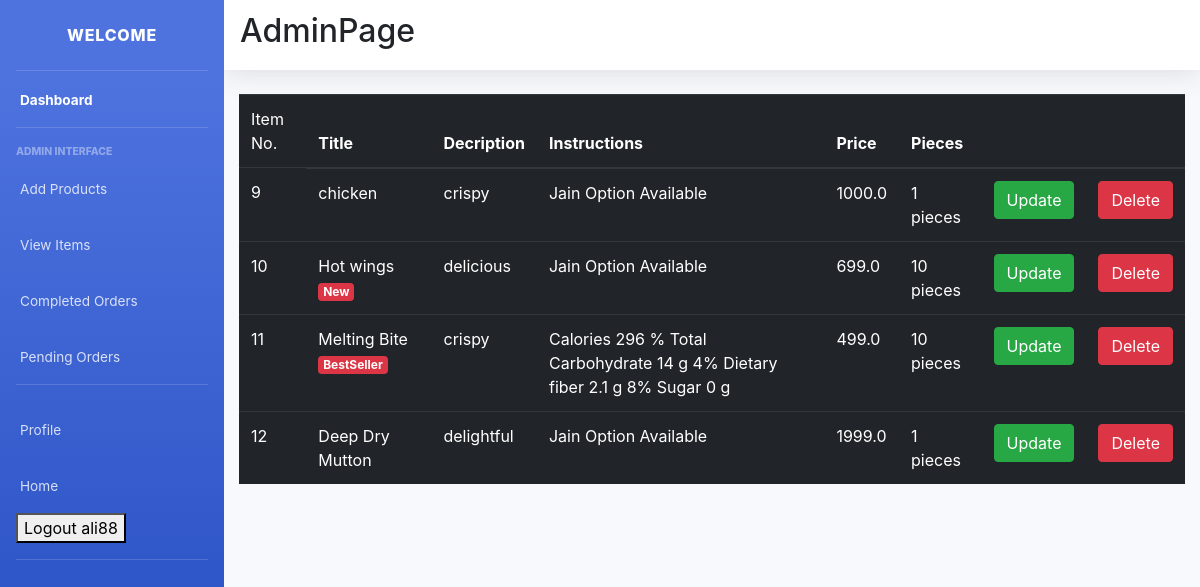
Screenshot of /item_list/ (signed in) with the database file from the repository.
### main/models.py (models this page shows, shortened)
class Item(models.Model):
    LABELS = (
        ('BestSeller', 'BestSeller'),
        ('New', 'New'),
        ('Spicy🔥', 'Spicy🔥'),
    )
    LABEL_COLOUR = (
        ('danger', 'danger'),
        ('success', 'success'),
        ('primary', 'primary'),
        ('info', 'info')
    )
    title = models.CharField(max_length=150)
    description = models.CharField(max_length=250,blank=True)
    price = models.FloatField()
    pieces = models.IntegerField(default=6)
    instructions = models.CharField(max_length=250,default="Jain Option Available")
    image = models.ImageField(default='default.png', upload_to='images/')
    labels = models.CharField(max_length=25, choices=LABELS, blank=True)
    label_colour = models.CharField(max_length=15, choices=LABEL_COLOUR, blank=True)
    slug = models.SlugField(default="sushi_name")
    created_by = models.ForeignKey(User, on_delete=models.CASCADE)

### main/decorators.py (the view)
    def wrapper_func(request, *args, **kwargs):
        group = Group.objects.get(user = request.user)
        if group.name == 'admin_owner':
            return view_func(request, *args, **kwargs)
        else:
            return redirect('/')

### main/views.py (called while the page is built)
@login_required(login_url='/accounts/login/')
@admin_required
def item_list(request):
    items = Item.objects.filter(created_by=request.user)
    context = {
        'items':items
    }
    return render(request, 'main/item_list.html', context)

### main/templates/main/item_list.html
{% extends "main/layout2.html" %}
{% block content %}
<div class="cart">
    <div class="row">
        <div class="col-sm-12">
            {% if items %}
            <div class="table-responsive">
                <table class="table table-dark">
                    <thead>
                    <tr>
                        <td scope="col">Item No.</td>
                        <th scope="col">Title</th>
                        <th scope="col">Decription</th>
                        <th scope="col">Instructions</th>
                        <th scope="col">Price</th>
                        <th scope="col">Pieces</th>
                        <th></th>
                        <th></th>
                    </tr>
                    </thead>
                    <tbody>
                        {% for item in items %}
                    <tr>
                        <td>{{ item.id }}</td>
                        <td>{{ item.title }} <span class="badge badge-{{ item.label_colour }}">{{ item.labels }}</span></td></td>
                        <td>{{ item.description }}</td>
                        <td>{{ item.instructions }}</td>
                        <td>{{ item.price }}</td>
                        <td>{{ item.pieces }} pieces</td>
                        <td><a class="btn btn-success" href="{% url 'main:item-update' item.slug %}">Update</a></td>
                        <td><a class="btn btn-danger" href="{% url 'main:item-delete' item.slug %}">Delete</a></td>
                    </tr>
                        {% endfor %}
                    </tbody>
                </table>
            </div>
            {% else %}
            <h4 class="text-center">Sorry, you have not ordered any item yet!!!</h4>
            {% endif %}
        </div>
    </div>
</div>
{% endblock content %}

### main/templates/main/layout2.html (shortened to what this page needs)
{% load static %}
<!DOCTYPE html>
<html lang="en">
<head>
  <link href="css/sb-admin-2.min.css" rel="stylesheet">
  <link rel="stylesheet" type="text/css" href="{% static 'main/sb-admin-2.min.css' %}">
  <link rel="stylesheet" href="https://maxcdn.bootstrapcdn.com/bootstrap/4.0.0/css/bootstrap.min.css">
</head>
<body id="page-top">
    <div id="wrapper">
        <ul class="navbar-nav bg-gradient-primary sidebar sidebar-dark accordion" id="accordionSidebar">
            <a class="sidebar-brand d-flex align-items-center justify-content-center" href="{% url 'main:admin_dashboard' %}">
                <div class="sidebar-brand-text mx-3">Welcome</div>
            </a>
            <hr class="sidebar-divider my-0">
            <li class="nav-item active">
                <a class="nav-link" href="{% url 'main:admin_dashboard' %}">
                <span>Dashboard</span></a>
            </li>
            <hr class="sidebar-divider">
            <div class="sidebar-heading">
                Admin Interface
            </div>
            <li class="nav-item">
                <a class="nav-link" href="{% url 'main:item-create' %}">
                  <span>Add Products</span>
                </a>
            </li>
            <li class="nav-item">
                <a class="nav-link" href="{% url 'main:item_list' %}">
                  <span>View Items</span>
                </a>
            </li>
            <li class="nav-item">
                <a class="nav-link" href="{% url 'main:admin_view' %}">
                <span>Completed Orders</span>
                </a>
            </li>
            <li class="nav-item">
                <a class="nav-link" href="{% url 'main:pending_orders' %}">
                <span>Pending Orders</span>
                </a>
            </li>
            <hr class="sidebar-divider">
            <li class="nav-item">
                <a class="nav-link">
                <span>Profile</span></a>
            </li>
            <li class="nav-item">
                <a class="nav-link" href="{% url 'main:home' %}">
                <span>Home</span></a>
            </li>
            <li class="nav-item ml-3 mb-3">
                <form class="logout-link" action="{% url 'accounts:logout' %}" method="post">
                    <button type="submit" class="mr-2">Logout {{request.user}}</button>
                </form>
            </li>
            <hr class="sidebar-divider d-none d-md-block">
        </ul>
        <div id="content-wrapper" class="d-flex flex-column">
            <div id="content">
                <nav class="navbar navbar-expand navbar-dark bg-white topbar mb-4 static-top shadow">
                <h2 class="text-center">AdminPage</h3>
                </nav>
                <div class="container-fluid">
                    {% block content %}{% endblock %}
                </div>
            </div>
        </div>
    </div>
</body>
</html>

### rows the page displays
Item: id "9", title "chicken", description "crispy", instructions "Jain Option Available", price "1000.0", pieces "1"
Item: id "10", title "Hot wings", labels "New", description "delicious", instructions "Jain Option Available", price "699.0", pieces "10"
Item: id "11", title "Melting Bite", labels "BestSeller", description "crispy", instructions "Calories 296 % Total Carbohydrate 14 g 4% Dietary fiber 2.1 g 8% Sugar 0 g", price "499.0", pieces "10"
Item: id "12", title "Deep Dry Mutton", description "delightful", instructions "Jain Option Available", price "1999.0", pieces "1"

### other values shown
{{ request.user }} "ali88"
